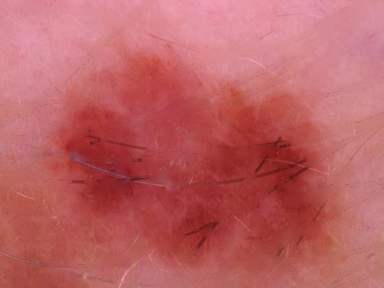
#> input picture delete_feature_test_images/img_1966.png, 384 x 288 px
$ python -i feature_B.py   (imports and definitions only)
#> lines starting #> are read from the running program, lines starting #| are printed output that depends on the picture; after the words box and inside, x2 and y2 are one past the last pixel; in counts of white or black regions, pixels touching at a corner belong together
#> further down, picture is the input picture: shape (288, 384, 3); mean B, G, R 100.1, 97.8, 189.1
import pandas as pd
import numpy as np
from scipy.spatial import ConvexHull
import cv2
from skimage import morphology
def convexity_score(mask):

    coords = np.transpose(np.nonzero(mask))

    hull = ConvexHull(coords)

    lesion_area = np.count_nonzero(mask)

    convex_hull_area = hull.volume + hull.area

    convexity = lesion_area / convex_hull_area

    return convexity

def measure_streaks(image):

    gray = cv2.cvtColor(image, cv2.COLOR_BGR2GRAY)
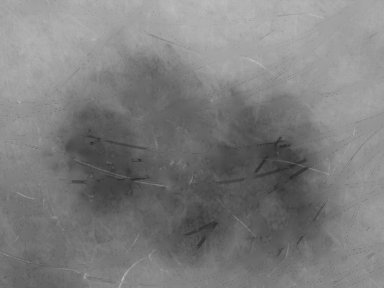
#> gray: shape (288, 384); min 43, max 190, mean 125.3
    thresh = cv2.adaptiveThreshold(gray, 255, cv2.ADAPTIVE_THRESH_GAUSSIAN_C, cv2.THRESH_BINARY, 11, 2)
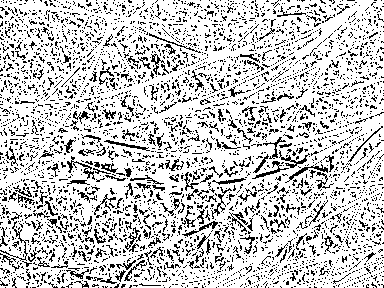
#> thresh: shape (288, 384); 79% white; black in thin lines or dots
    contours, _ = cv2.findContours(thresh, cv2.RETR_EXTERNAL, cv2.CHAIN_APPROX_SIMPLE)
#> contours = 2 contours, 1 with area under 20; largest, box (x1, y1, x2, y2) and area: (0, 0, 384, 288) 109309

    lesion_area = cv2.contourArea(contours[0])
#> lesion_area = 0
    border_perimeter = cv2.arcLength(contours[0], True)
#> border_perimeter = 8
    if lesion_area == 0:
        irregularity = 0
    else:
        irregularity = (border_perimeter ** 2) / (4 * np.pi * lesion_area)

    return irregularity

def get_compactness(mask):
    # mask = color.rgb2gray(mask)
    area = np.sum(mask) # Calculate the area of the mask.

    struct_el = morphology.disk(3) # Create a structuring element for erosion.
    mask_eroded = morphology.binary_erosion(mask, struct_el) # Erode the mask using the structuring element.
    perimeter = np.sum(mask - mask_eroded) # Calculate the perimeter of the mask using the difference between the original and eroded mask.

    return perimeter**2 / (4 * np.pi * area) # Calculate the compactness score.

def feature_B(image,mask,im_id,df:pd.DataFrame):
    '''Takes mask of image, image and dataframe to write results in\\
    Find the convexity score and measures streaks for the mask and image respectively\\
    Outputs a modified dataframe with 2 new columns 'B - convexity','B - streaks'
    '''
    ## Choose one of these, comment out others
    # df.loc[im_id,'B - convexity']=convexity_score(mask)
    # df.loc[im_id,'B - streaks']=measure_streaks(image)
    df.loc[im_id,'B - compactness']=get_compactness(mask)
    return df

>>> import cv2
>>> picture = cv2.imread('../delete_feature_test_images/img_1966.png')
>>> result = measure_streaks(picture)
#> result = 0

$ run again, on delete_feature_test_images/img_1967.png
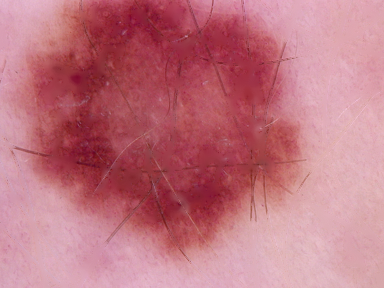
#> input picture delete_feature_test_images/img_1967.png, 384 x 288 px
#> picture is the input picture: shape (288, 384, 3); mean B, G, R 128.6, 116.9, 192.1
#> in measure_streaks, `gray = cv2.cvtColor(image, cv2.COLOR_BGR2GRAY)`:
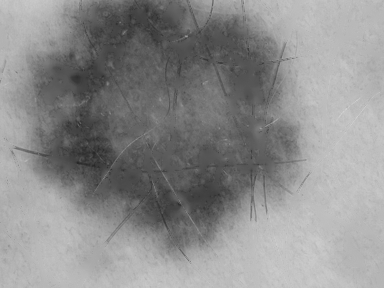
#> gray: shape (288, 384); min 39, max 209, mean 140.7
#> in measure_streaks, `thresh = cv2.adaptiveThreshold(gray, 255, cv2.ADAPTIVE_THRESH_GAUSSIAN..`:
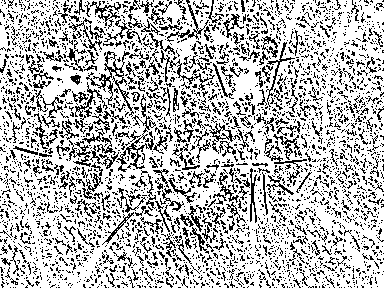
#> thresh: shape (288, 384); 73.3% white; black in thin lines or dots
#> contours = 4 contours, 3 with area under 20; largest, box (x1, y1, x2, y2) and area: (0, 0, 384, 288) 108967
#> lesion_area = 0

$ run again, on delete_feature_test_images/img_1968.png
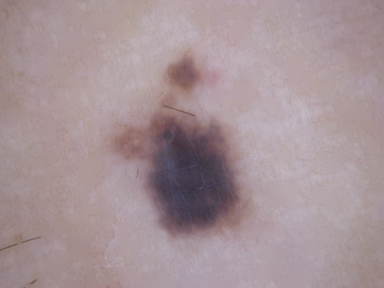
#> input picture delete_feature_test_images/img_1968.png, 384 x 288 px
#> picture is the input picture: shape (288, 384, 3); mean B, G, R 151, 146.6, 165.5
#> in measure_streaks, `gray = cv2.cvtColor(image, cv2.COLOR_BGR2GRAY)`:
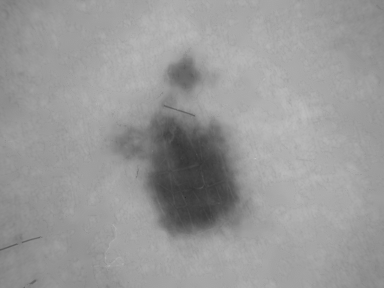
#> gray: shape (288, 384); min 45, max 196, mean 152.8
#> in measure_streaks, `thresh = cv2.adaptiveThreshold(gray, 255, cv2.ADAPTIVE_THRESH_GAUSSIAN..`:
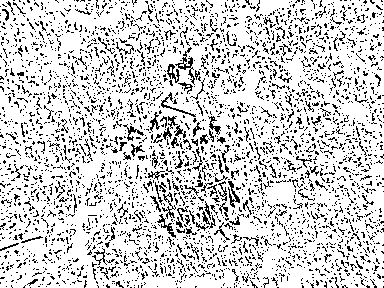
#> thresh: shape (288, 384); 81.9% white; black in thin lines or dots
#> contours = 3 contours, 2 with area under 20; largest, box (x1, y1, x2, y2) and area: (0, 0, 384, 288) 109269
#> lesion_area = 0

$ run again, on delete_feature_test_images/img_1973.png
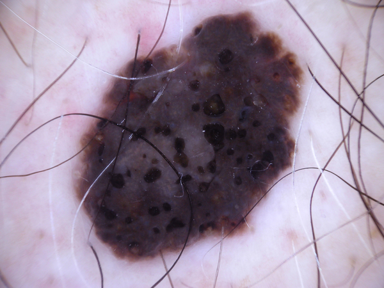
#> input picture delete_feature_test_images/img_1973.png, 384 x 288 px
#> picture is the input picture: shape (288, 384, 3); mean B, G, R 157.3, 138.5, 154
#> in measure_streaks, `gray = cv2.cvtColor(image, cv2.COLOR_BGR2GRAY)`:
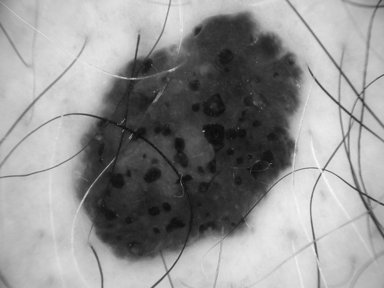
#> gray: shape (288, 384); min 12, max 249, mean 145.3
#> in measure_streaks, `thresh = cv2.adaptiveThreshold(gray, 255, cv2.ADAPTIVE_THRESH_GAUSSIAN..`:
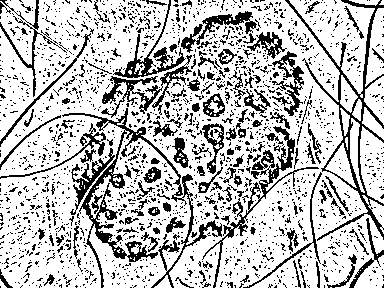
#> thresh: shape (288, 384); 74.6% white; black in thin lines or dots
#> contours = 48 contours, 33 with area under 20; largest, box (x1, y1, x2, y2) and area: (0, 0, 384, 288) 89590, (289, 0, 375, 98) 3575, (360, 126, 384, 204) 1313, (365, 8, 384, 87) 818, (364, 76, 384, 125) 542
#> lesion_area = 0
#> border_perimeter = 2
#> result = 0
